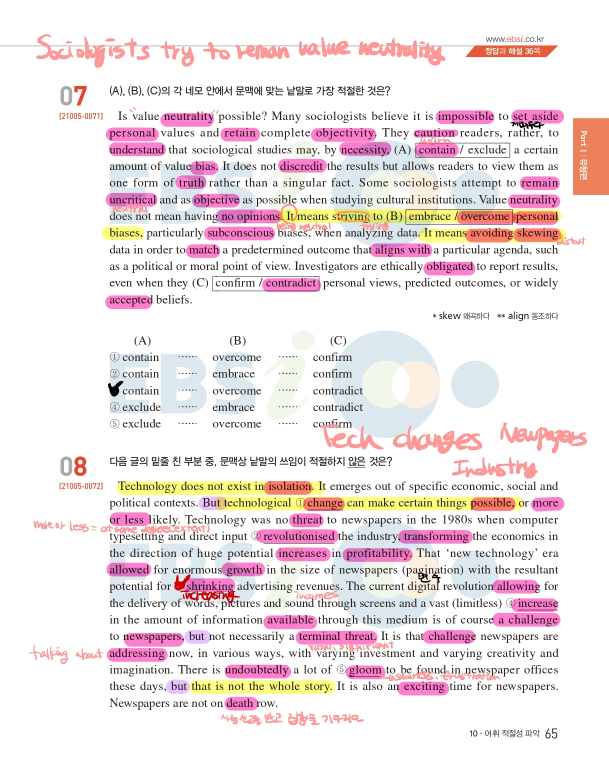
#> input picture 0001.jpg, 1217 x 1536 px (shown at 1/2 size)
$ jupyter execute PTB.ipynb
#> lines starting #> are read from the running program, lines starting #| are printed output that depends on the picture
[cell 1]
# [15 lines of commented-out code are left out]

[cell 2]
import cv2
import numpy as np
pink = np.uint8([[[246, 127, 201]]])
hsv_pink = cv2.cvtColor(pink,cv2.COLOR_BGR2HSV)
print(hsv_pink)

[cell 3]
import cv2

img = cv2.imread('0001.jpg')
#> img is the input picture: shape (1536, 1217, 3); mean B, G, R 230.6, 229.1, 239.5
h, w, c = img.shape
#> h = 1536; w = 1217; c = 3

print(h, w, c)
#| 1536 1217 3

[cell 4]
import numpy as np

for y in range(100, 200) :
    for x in range(200, w-200) :
        if np.all(img[y, x] == [255, 128, 209]) :
            img[y, x] = [256, 256, 256]

cv2.imshow('img', img)
cv2.waitKey()
cv2.destroyAllWindows()

[cell 5]
img = cv2.imread("0001.jpg")  #load image
# [18 lines of commented-out code are left out]

img.itemset(50, 50, 0, 255)
img.itemset(50, 50, 1, 255)
img.itemset(50, 50, 2, 255)

cv2.imshow('img', img)
cv2.waitKey()
cv2.destroyAllWindows()

[cell 6]
import cv2

img = cv2.imread('0002.png')
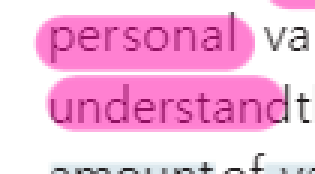
#> input picture 0002.PNG, 105 x 58 px, found by its file name (shown 3 times larger)
#> img is the input picture: shape (58, 105, 3); mean B, G, R 223.2, 187.4, 242.9
h, w, c = img.shape
#> h = 58; w = 105

print(h, w, c)
#| 58 105 3

[cell 7]
#[255, 128, 209]
img.item(30, 50, 0)
#> Out = 209

[cell 8]
for y in range(h) :
    for x in range(w) :
        if ((img.item(y, x, 1) != 255) and (img.item(y, x, 2) == 255)) :
            img[y, x] = [0, 0, 0]
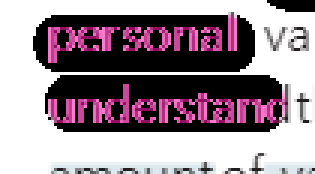
#> img: shape (58, 105, 3) (shown 3 times larger); mean B, G, R 149.2, 139.2, 154.3

[cell 9]
cv2.imwrite('./0001_1.jpg',img)
#> Out = True
